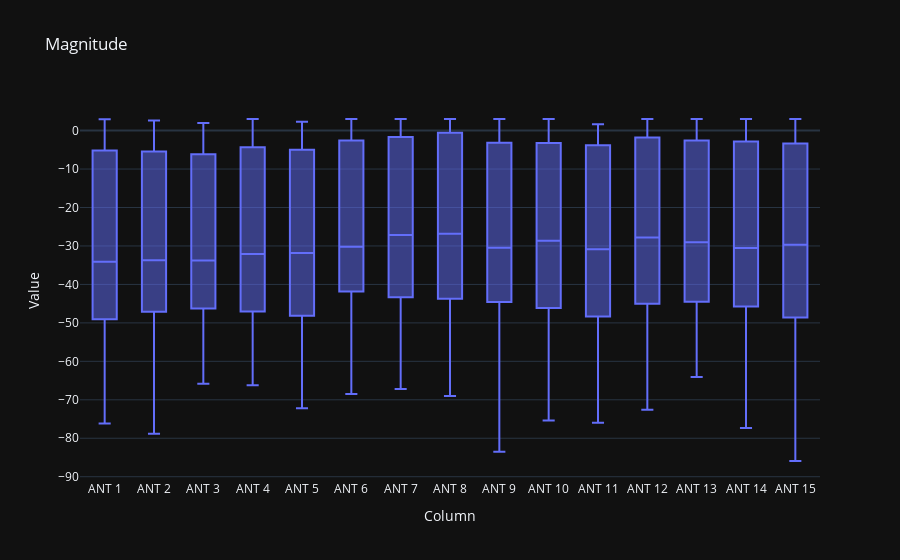
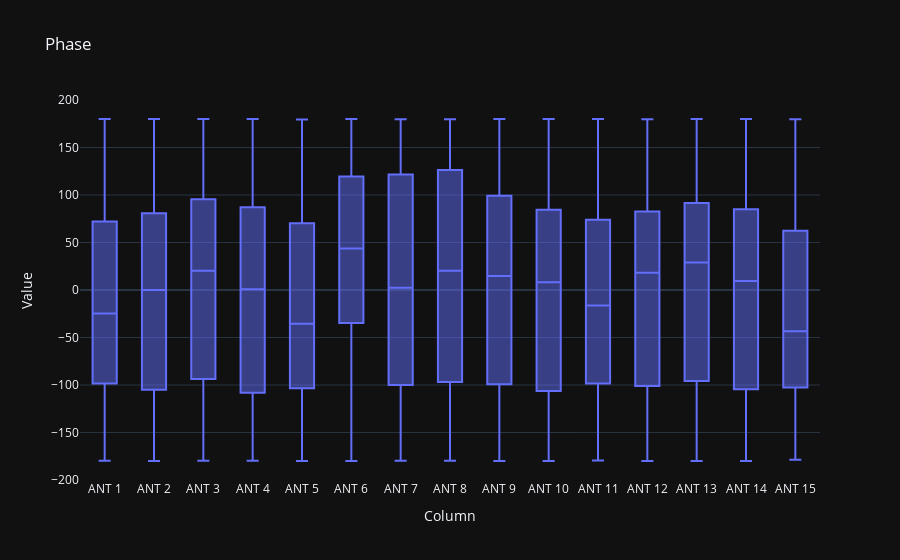

The notebook cell these images were saved under, in order:
### Markdown cell above
Show two boxplots to visualize the distribution of Magnitude and Phase accross ddifferent antennas.

The result:
* There is a uniform magnitude distribution across all 15 antennas.
* The distribution of phase values vary slightly across antennas, and their medians appear to follow a kind of pattern within antenna groups 1–5, 6–10, and 11–15

### Code cell
df_melted = df.xs('Magnitute', axis=1, level=1).melt(var_name='Column', value_name='Value')
fig = px.box(df_melted, x='Column', y='Value', title="Magnitude")
fig.show()

df_melted = df.xs('Phase', axis=1, level=1).melt(var_name='Column', value_name='Value')
fig = px.box(df_melted, x='Column', y='Value', title="Phase")
fig.show()

### Figure 1 — Plotly figure (JSON) as saved in the notebook; plotly's stock layout.template omitted (floating-point values rounded to 4 significant figures; data arrays with more than 128 entries replaced by an {"elided": "..."} marker saying what was removed)
{"data": [{"alignmentgroup": "True", "hovertemplate": "Column=%{x}<br>Value=%{y}<extra></extra>", "legendgroup": "", "marker": {"color": "#636efa"}, "name": "", "notched": false, "offsetgroup": "", "orientation": "v", "showlegend": false, "type": "box", "x": {"elided": "45000 str values"}, "x0": " ", "xaxis": "x", "y": {"elided": "45000 float values"}, "y0": " ", "yaxis": "y"}], "layout": {"boxmode": "group", "legend": {"tracegroupgap": 0}, "title": {"text": "Magnitude"}, "xaxis": {"anchor": "y", "domain": [0, 1], "title": {"text": "Column"}}, "yaxis": {"anchor": "x", "domain": [0, 1], "title": {"text": "Value"}}}}

### Figure 2 — Plotly figure (JSON) as saved in the notebook; plotly's stock layout.template omitted (floating-point values rounded to 4 significant figures; data arrays with more than 128 entries replaced by an {"elided": "..."} marker saying what was removed)
{"data": [{"alignmentgroup": "True", "hovertemplate": "Column=%{x}<br>Value=%{y}<extra></extra>", "legendgroup": "", "marker": {"color": "#636efa"}, "name": "", "notched": false, "offsetgroup": "", "orientation": "v", "showlegend": false, "type": "box", "x": {"elided": "45000 str values"}, "x0": " ", "xaxis": "x", "y": {"elided": "45000 float values"}, "y0": " ", "yaxis": "y"}], "layout": {"boxmode": "group", "legend": {"tracegroupgap": 0}, "title": {"text": "Phase"}, "xaxis": {"anchor": "y", "domain": [0, 1], "title": {"text": "Column"}}, "yaxis": {"anchor": "x", "domain": [0, 1], "title": {"text": "Value"}}}}
